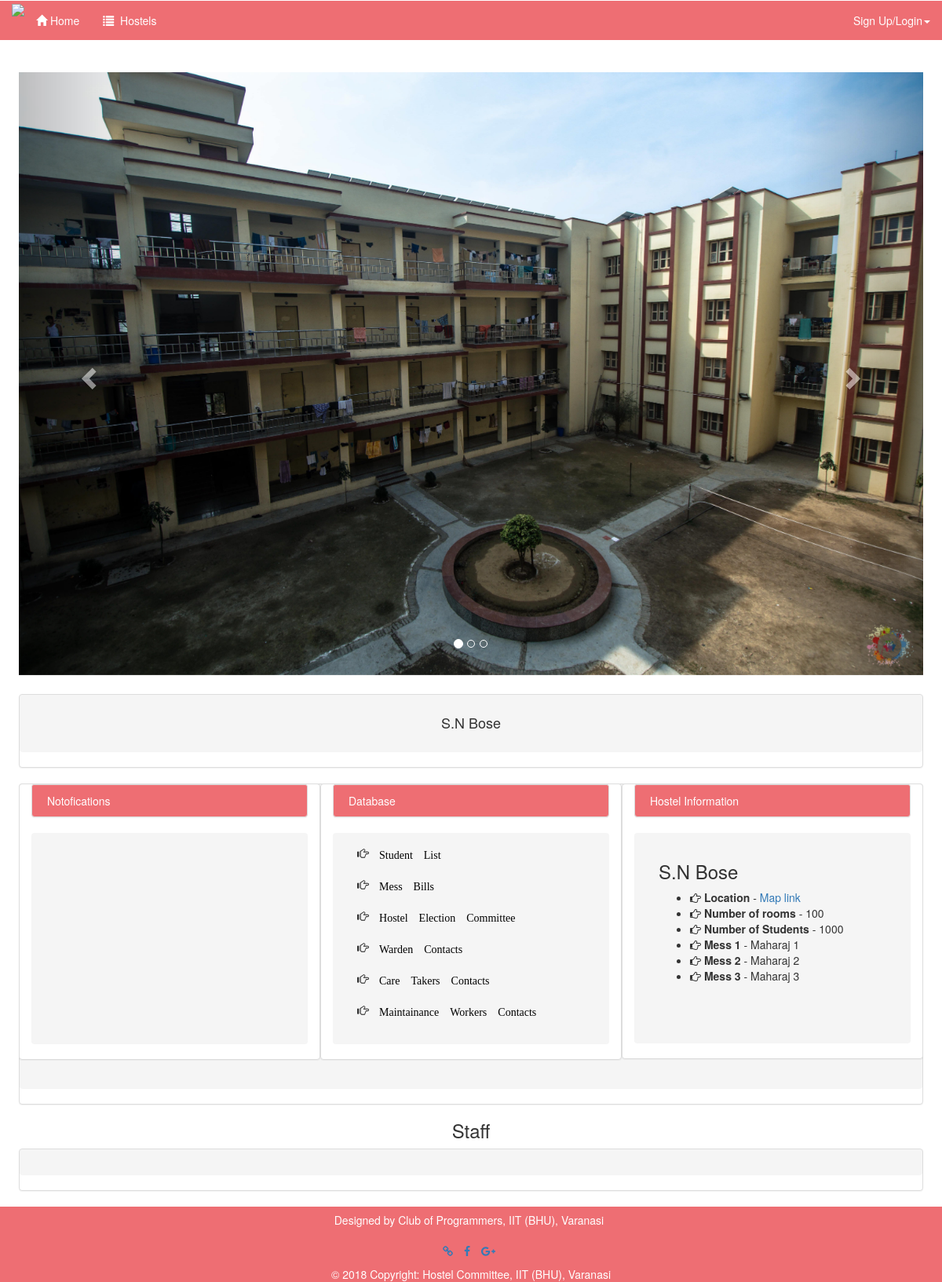
The app's page /hostel/1/, older data.
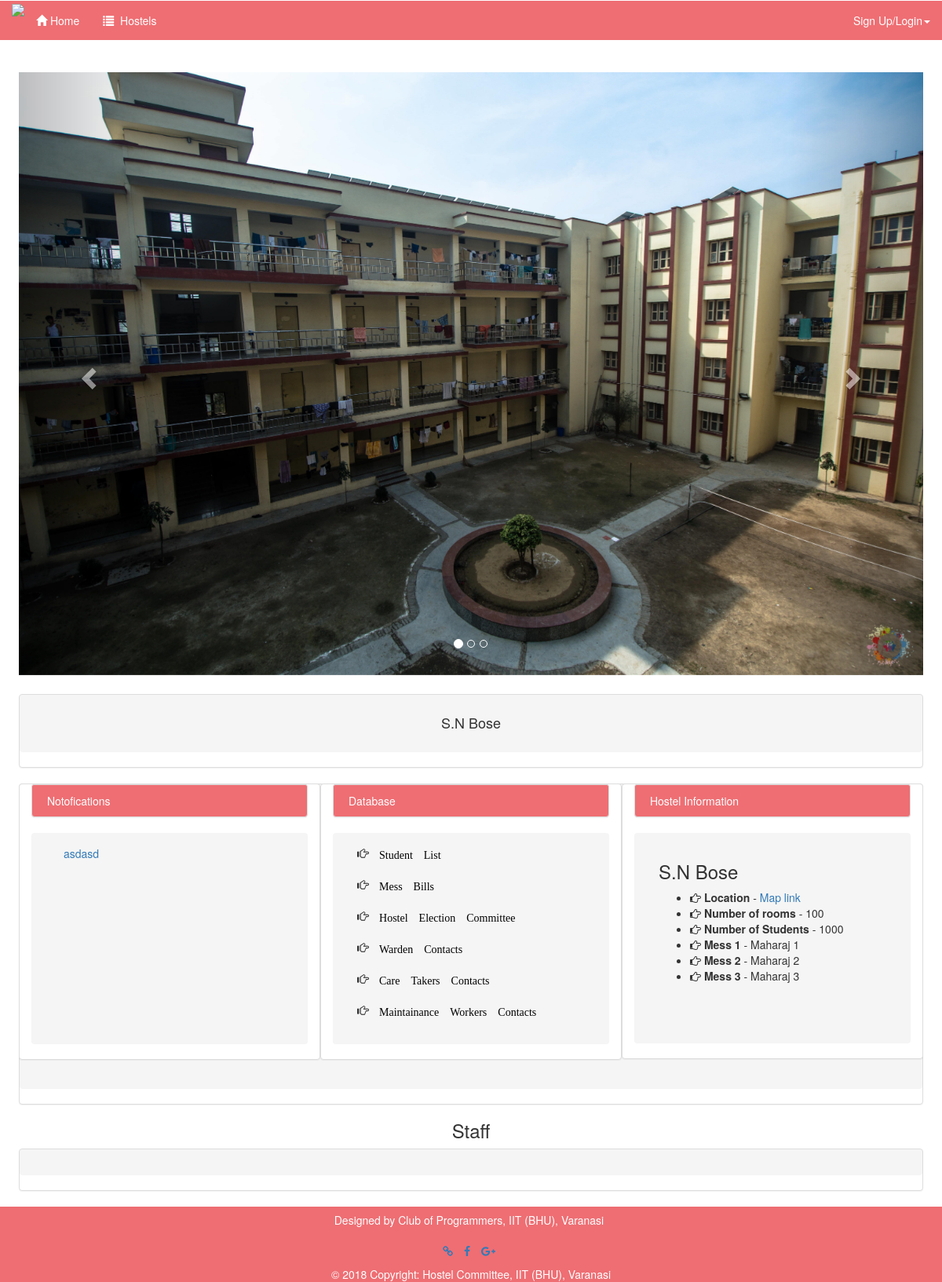
The same page, newer data.
### Student/models.py (models this page shows, shortened)
class Notifcation(models.Model):
	hostel = models.ForeignKey(Hostel, on_delete=models.CASCADE, null=True)
	link = models.CharField(max_length=2000, null=True, blank=True)
	message = models.TextField()
	time_stamp = models.DateTimeField(default=datetime.now())

### Student/views.py (the view)
# urls.py: url(r'^hostel/(?P<pk>[0-9]+)/$', views.Hostel_View, name='hostel_view'),
def Hostel_View(request,pk):
	isadmin = checkadmin(request)
	hostel = get_object_or_404(Hostel,pk=pk)
	notification = Notifcation.objects.filter(hostel=hostel).order_by('-time_stamp')
	staff = Staff.objects.filter(hostel = hostel)
	return render(request, 'student/hostel.html',{
		"hostel" : hostel,
		"isadmin" : isadmin,
		"notifications" : notification,
		"staff" : staff,
		})

### Student/views.py (called while the page is built)
def checkadmin(request):
	isadmin = False
	if(request.user.is_authenticated):
		try:
			hostelprofile = HostelProfile.objects.get(user=request.user)
			isadmin = True
		except:
			isadmin = False
	return isadmin

### Student/templates/student/hostel.html (shortened to what the changed rows need)
<!DOCTYPE html>
<html lang="en">
<head>
  {% load staticfiles %}
</head>
<body>
  {% include 'student/home_page_navbar.html' %}
  <br>
<div style="margin-left: 2%;margin-right: 2%" >
     <div class="panel panel-default col-sm-4" >
          <div class="panel panel-heading " style="background-color:#ee6e73; color:#FFF;">&nbsp;Notofications </div>
              <div class="panel panel-body" style="background-color:rgba(128, 128, 128, 0.08);">
                <div class="container-fluid">
                    <div class="row">
                    <div class="col-md-12" style="margin-left: 10px; " >
                              <p style="height:226px ;overflow-y:scroll">
                     {%  for list  in notifications %}
                    <a href="{{list.link}}" target="_blank">{{list.message}}</a>&nbsp;{% if isadmin %}<a href="/hostel/removenotification/{{list.id}}/"><i class="fa fa-remove" style="color: red;"></i></a>{% endif %}<br>
                    {% endfor %}
                      </p>    </div>
                    </div>
                </div>
        </div>
  </div>
</div>
</body>
</html>
  </body>
</html>

Row changes from the older to the newer data that the page shows:
added Notifcation: message "asdasd"
